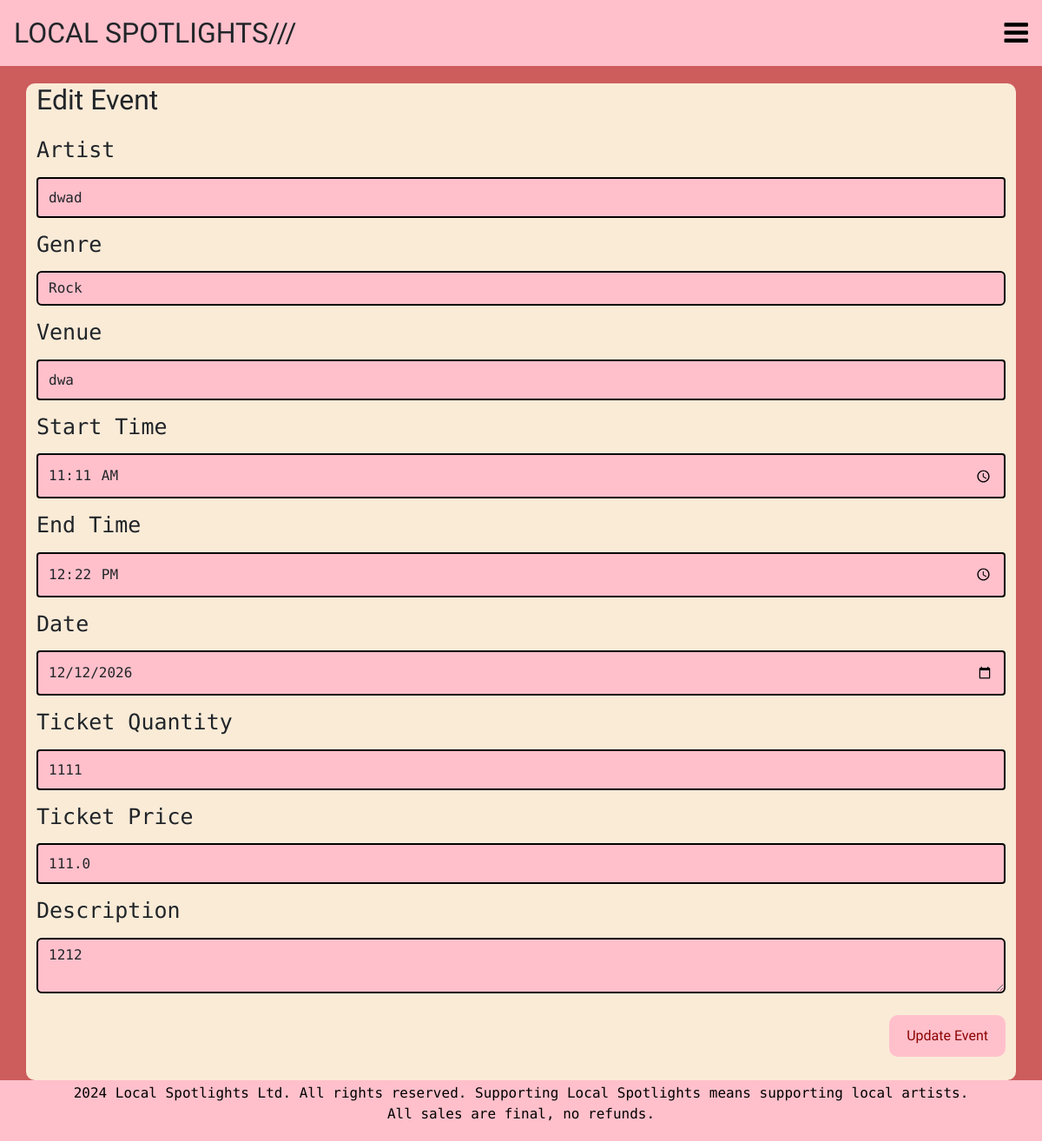
Page /events/3/edit-event (signed in) on the committed database.
### local_spotlights/models.py (models this page shows, shortened)
class Event(db.Model):
    __tablename__ = 'events'
    id = db.Column(db.Integer, primary_key=True)
    artist = db.Column(db.String(80))
    description = db.Column(db.String(200))
    img = db.Column(db.String(400))
    genre = db.Column(db.String(100))
    venue = db.Column(db.String(300))
    date = db.Column(db.Date)
    start_time = db.Column(db.Time)
    end_time = db.Column(db.Time)
    ticket_quantity = db.Column(db.Integer)
    ticket_price = db.Column(db.Float(20))
    comments = db.relationship('Comment', backref='event')
    status = db.relationship('EventStatus', backref='event', uselist=False)
    order = db.relationship('Order', backref="event")
    user_id = db.Column(db.Integer, db.ForeignKey('users.id'))

### local_spotlights/events.py (the view, shortened to what this page needs)
@eventbp.route('/<id>/edit-event', methods=['GET', 'POST'])
@login_required
def edit_event(id):
    event = db.session.scalar(db.select(Event).where(Event.id == id))
    if not event:
        abort(404)
    if event.user_id != current_user.id:
        flash('You are not authorized to edit this event', 'danger')
        return redirect(url_for('eventbp.my_events'))
    form = EditEventForm(obj=event)
    return render_template('events/edit_event.html', form=form, event=event)

### local_spotlights/forms.py
class EditEventForm(FlaskForm):
    artist = StringField('Artist', validators=[InputRequired()])
    genre = SelectField("Genre", choices=[('rock', 'Rock'), ('metal', 'Metal'), ('pop', 'Pop'), ('blues/jazz', 'Blues/Jazz'), ('country', 'Country'), ('alternative', 'Alternative')])
    venue = StringField('Venue', validators=[InputRequired()])
    start_time = TimeField('Start Time', validators=[InputRequired()])
    end_time = TimeField('End Time', validators=[InputRequired()])
    date = DateField('Date', validators=[InputRequired()])
    ticket_quantity = IntegerField('Ticket Quantity', validators=[InputRequired()])
    ticket_price = FloatField('Ticket Price', validators=[InputRequired()])
    description = TextAreaField('Description', validators=[InputRequired()])
    submit = SubmitField('Update Event')

### local_spotlights/templates/events/edit_event.html (shortened to what this page needs)
{% extends "base.html" %}
{% block head %}
{{ super() }}
<link rel="stylesheet" type="text/css" href="{{ url_for('static', filename='styles/create_event_style.css') }}" />
{% endblock head %}
    {% block content %}
    <div class="main_container">
        <div class="container">
            <h2>Edit Event</h2>
            <form method="POST" action="{{ url_for('event.edit_event', id=event.id) }}" enctype="multipart/form-data">
                <div class="form-group">
                    {{ form.artist.label }} {{ form.artist(class="form-control") }}
                </div>
                <div class="form-group">
                    {{ form.genre.label }} {{ form.genre(class="form-control") }}
                </div>
                <div class="form-group">
                    {{ form.venue.label }} {{ form.venue(class="form-control") }}
                </div>
                <div class="form-group">
                    {{ form.start_time.label }} {{ form.start_time(class="form-control") }}
                </div>
                <div class="form-group">
                    {{ form.end_time.label }} {{ form.end_time(class="form-control") }}
                </div>
                <div class="form-group">
                    {{ form.date.label }} {{ form.date(class="form-control") }}
                </div>
                <div class="form-group">
                    {{ form.ticket_quantity.label }} {{ form.ticket_quantity(class="form-control") }}
                </div>
                <div class="form-group">
                    {{ form.ticket_price.label }} {{ form.ticket_price(class="form-control") }}
                </div>
                <div class="form-group">
                    {{ form.description.label }} {{ form.description(class="form-control") }}
                </div>
                <div class="form-group" style="margin-left:auto; margin-right: auto;
         margin-top:25px; display: block; padding-bottom: 50px;">
                    {{ form.submit(class="btn btn-primary") }}
                </div>
            </form>
        </div>
    </div>
    {% endblock content %}

### local_spotlights/static/styles/create_event_style.css (style rules this page uses)
body { background-color: indianred !important; font-size: 30px; font-family: Pixelify Sans !important; font-weight: 500; }
label { font-size: 25px; font-family: Azeret Mono; }
input[type=text], input[type=number], input[type=time], input[type=date], select, textarea { width: 100%; padding: 12px; border: 1px solid #ccc; border-radius: 4px; box-sizing: border-box; resize: vertical; background-color: pink; }
label { padding: 12px 12px 12px 0; display: inline-block; }
input[type=submit] { background-color: pink; color: darkred; padding: 12px 20px; border-radius:10px; border: none; cursor: pointer; float: right; }
.container { background-color: antiquewhite; border-radius: 10px; height: auto; padding-bottom: 25px; width: 100%; height: 100% }
.form-control { background-color: pink !important; height: 100% !important; width: auto; font-family:Azeret Mono !important; border: 2px solid black !important; }

### rows in the picture
Event: artist "dwad", genre "Rock", venue "dwa", start_time "11:11", end_time "12:22", date "12/12/2026", ticket_quantity "1111", ticket_price "111.0", description "1212"
